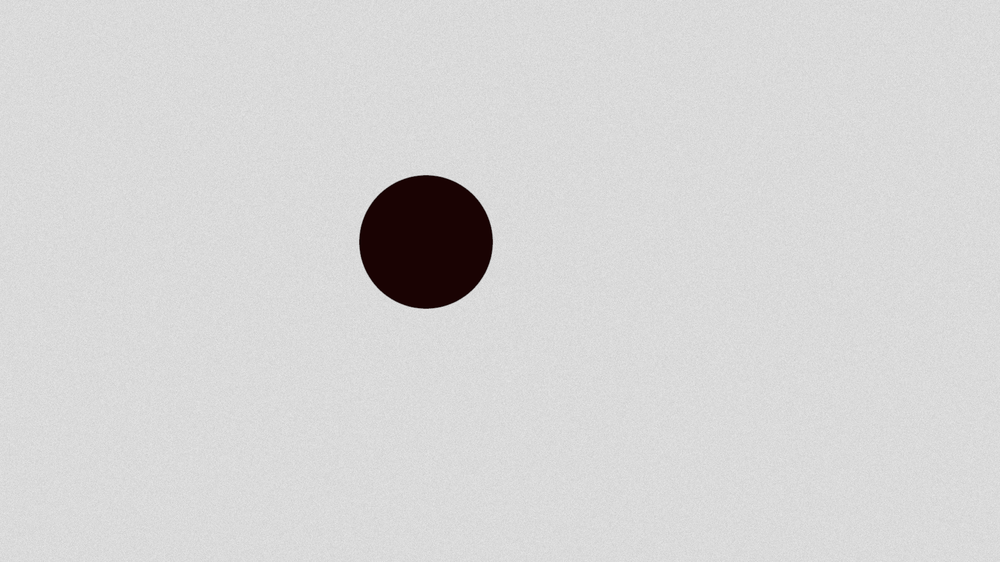
#> input picture testimg/largedot-dirty.png, 1000 x 562 px, shrunk from 1920 x 1080 before the run
$ python -i bencvlib.py   (imports and definitions only)
#> lines starting #> are read from the running program, lines starting #| are printed output that depends on the picture; after the words box and inside, x2 and y2 are one past the last pixel; in counts of white or black regions, pixels touching at a corner belong together
#> further down, picture is the input picture: shape (562, 1000, 3); mean B, G, R 212.8, 212.8, 213.4
import numpy as np
import cv2

def findCenter(img, blur=51, thresh=127):
#> called with blur = 51, thresh = 127
    grayImage = cv2.cvtColor(img, cv2.COLOR_BGR2GRAY)
    grayImage = cv2.medianBlur(grayImage, 1+((blur//2)*2))
    (thresh, bwi) = cv2.threshold(grayImage, thresh, 255, cv2.THRESH_BINARY)
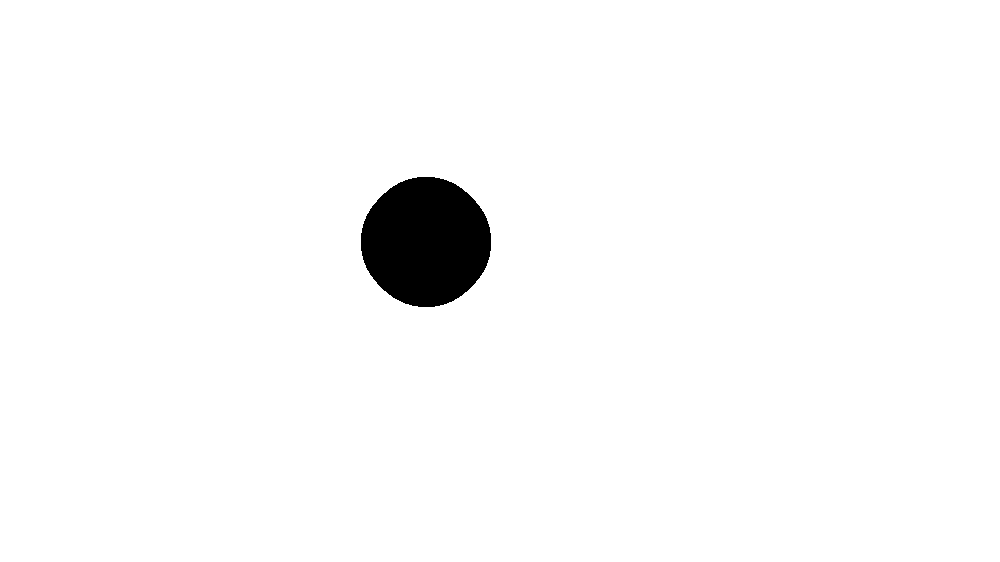
#> bwi: shape (562, 1000); 97.7% white; 1 black region, box (x1, y1, x2, y2) and area: (361, 177, 491, 307) 13145
#> thresh = 127

    rows = np.arange(0, np.shape(bwi)[0])
#> rows = 562 values from 0 to 561
    cols = np.arange(0, np.shape(bwi)[1])
#> cols = 1000 values from 0 to 999
    x,y = np.meshgrid(cols, rows)

    wbi = (255 - bwi)
    totalWeight = np.sum(wbi)
#> totalWeight = 3351975
    xweights = wbi * x
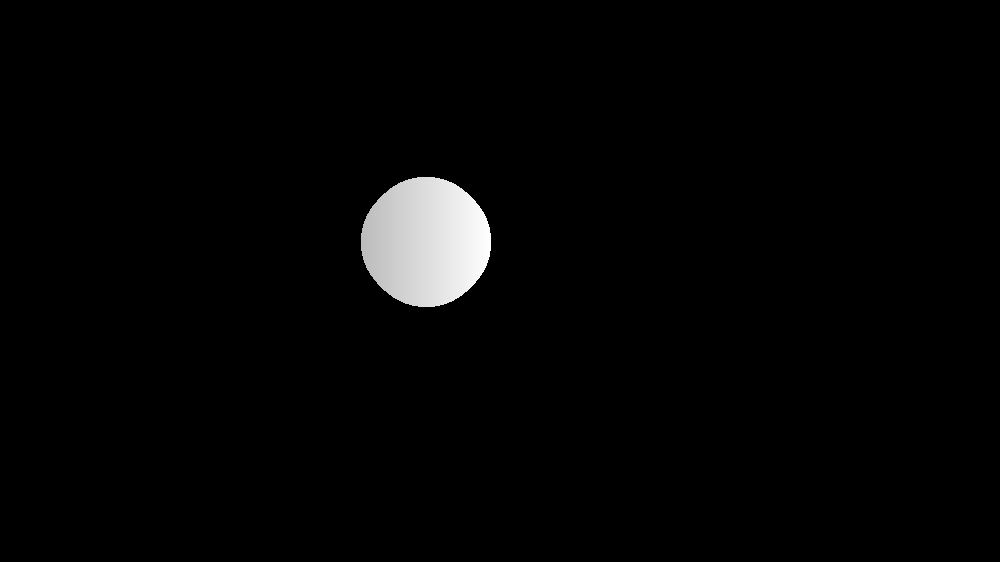
#> xweights: shape (562, 1000) int64; min 0, max 124950, mean 2538.2; drawn with min black and max white
    yweights = wbi * y

    if totalWeight > 0:
        cX = int(np.round(np.sum(xweights)/totalWeight))
#> cX = 426
        cY = int(np.round(np.sum(yweights)/totalWeight))
#> cY = 241
        return cX, cY, wbi
    else:
        return (-1, -1, wbi)

>>> import cv2
>>> picture = cv2.imread('testimg/largedot-dirty.png')
>>> result = findCenter(picture)
